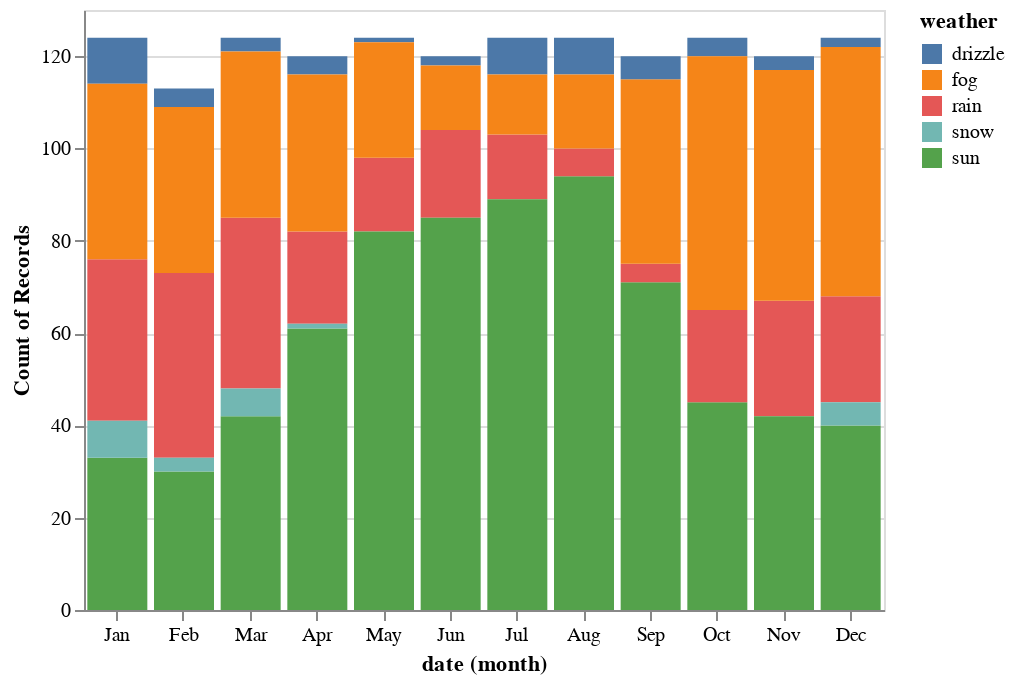

Write notebook code for a chart like this one.
### Markdown cell above
Note that this calculation doesn't actually do any data manipulation in Python, but rather encodes and stores the operations within the plot specification, where they will be calculated by the renderer.

Of course, the same calculation could be done by using Pandas manipulations to explicitly add a column to the dataframe; the disadvantage there is that the derived values would have to be stored in the plot specification rather than computed on-demand in the browser.

Next we will explore the weather field, which encodes a categorical variable describing the weather on a given day. We might wish to know how different kinds of weather (e.g. sunny days or rainy days) are distributed throughout the year. To answer this, we can discretize the date by month and then count the number of records on the y-Axis. We then break down the bars by the weather type by mapping this column to a color channel. When a bar chart has a field mapped to color, Altair will automatically stack the bars atop each other:

### Code cell
alt.Chart(df).mark_bar().encode(
        x='month(date):N',
        y='count()',
        color='weather',
    )

### Figure 1 — Vega-Lite specification as saved in the notebook (floating-point values rounded to 4 significant figures; data arrays with more than 128 entries replaced by an {"elided": "..."} marker saying what was removed)
{"$schema": "https://vega.github.io/schema/vega-lite/v2.4.3.json", "config": {"view": {"height": 300, "width": 400}}, "data": {"values": {"elided": "1461 records"}}, "encoding": {"color": {"field": "weather", "type": "nominal"}, "x": {"field": "date", "timeUnit": "month", "type": "nominal"}, "y": {"aggregate": "count", "type": "quantitative"}}, "mark": "bar"}
